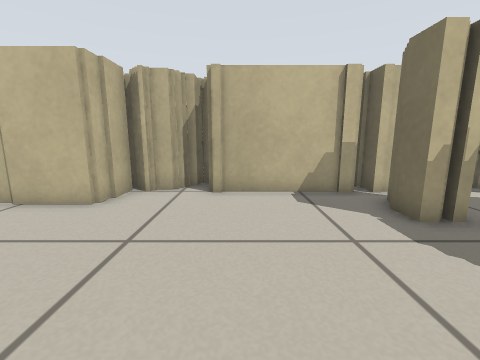
View 1 (above)

24 first-person views from a walk through a Stage world. The camera is 0.45 m above the floor, tilts 10° down and sees 90° across. The lines on the ground mark 1 m squares. The floor is counted in squares, 0.25 m on a side. Each view is taken from the middle of a square. On the plan, view 1 faces up. The plan holds only what a view shows up to about 14 squares ahead; the rest is blank. The place goes on beyond the plan. Robots are left out.

View 2
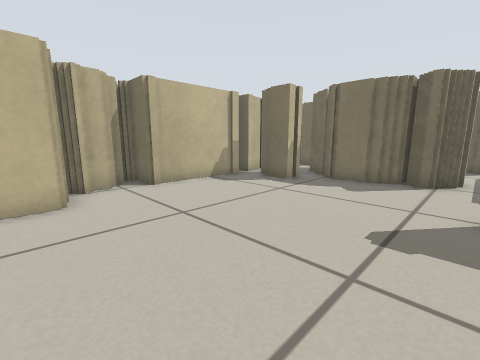

View 3
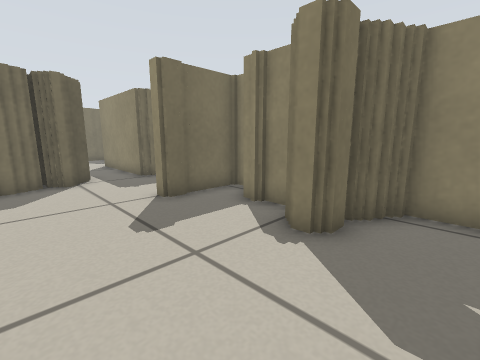

View 4
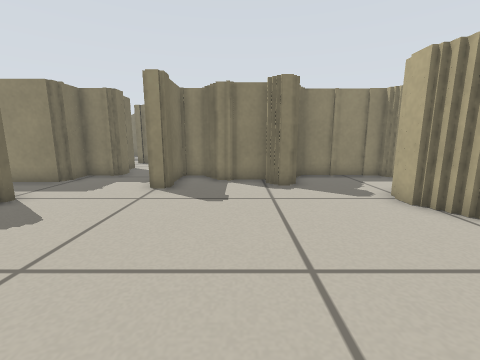

View 5
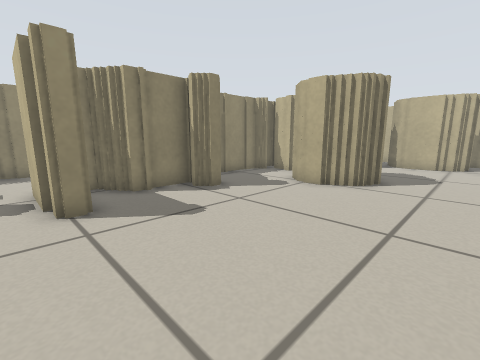

View 6
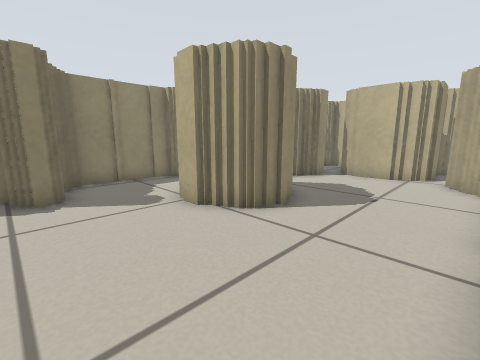

View 7
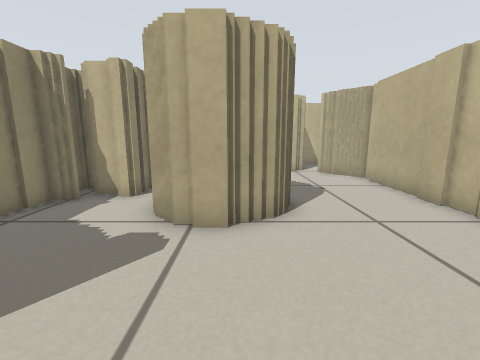

View 8
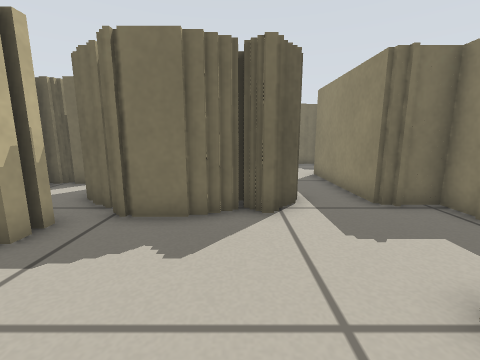

View 9
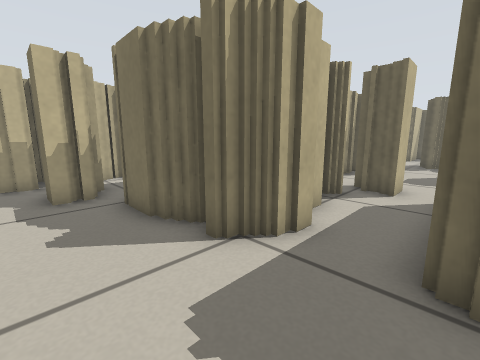

View 10
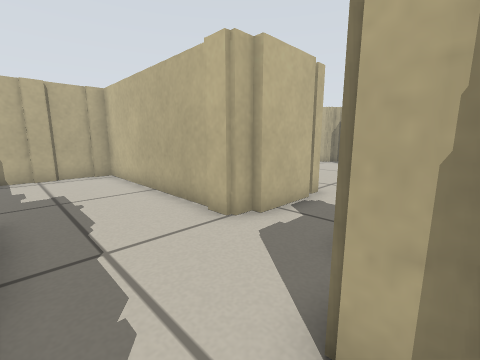

View 11
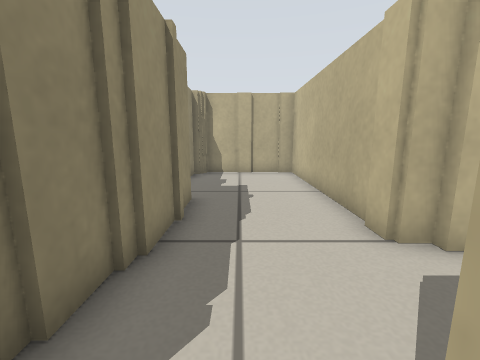

View 12
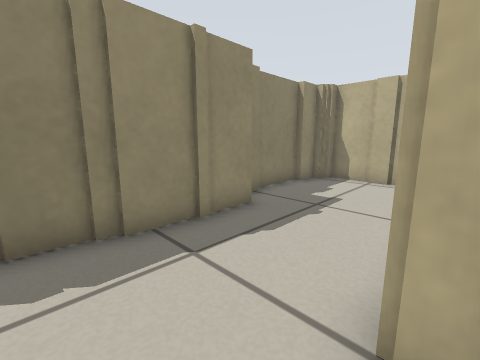

View 13
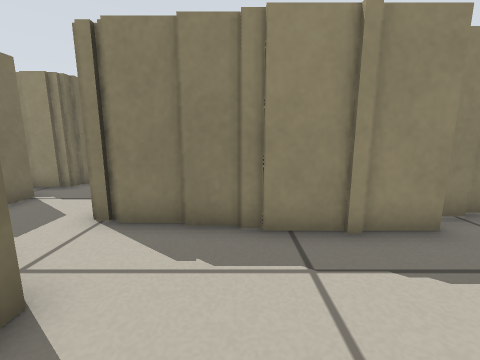

View 14
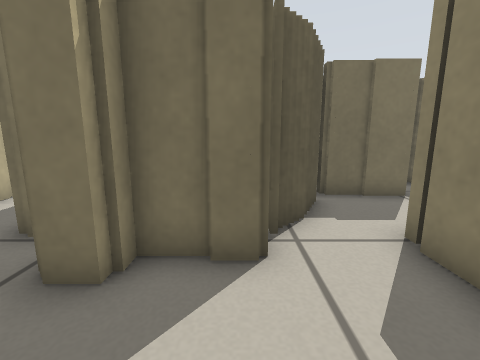

View 15
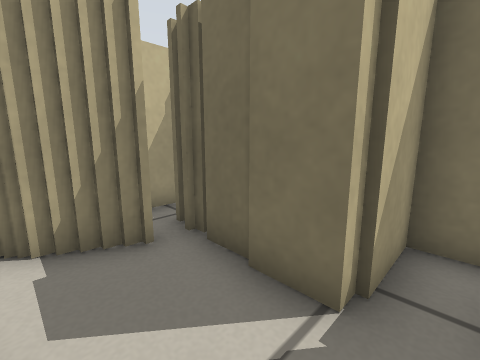

View 16
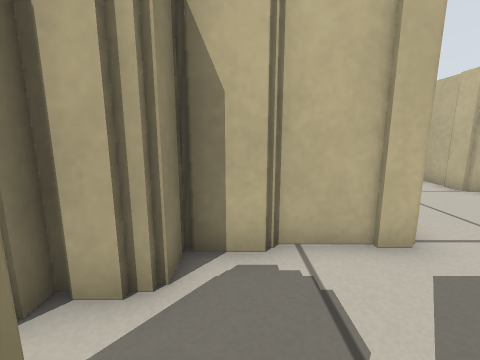

View 17
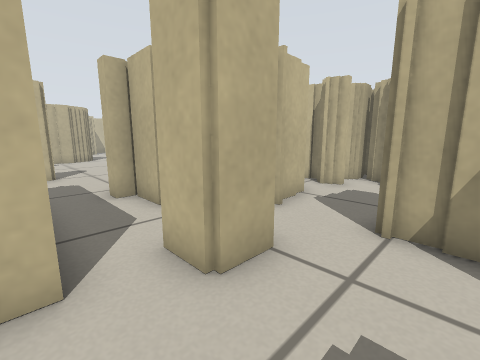

View 18
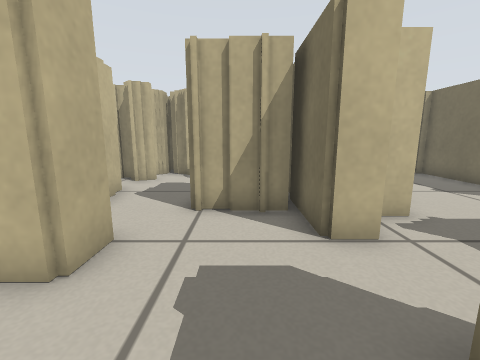

View 19
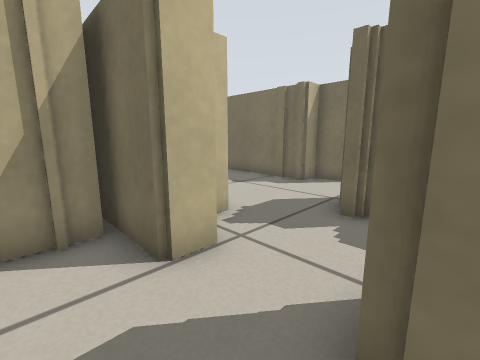

View 20
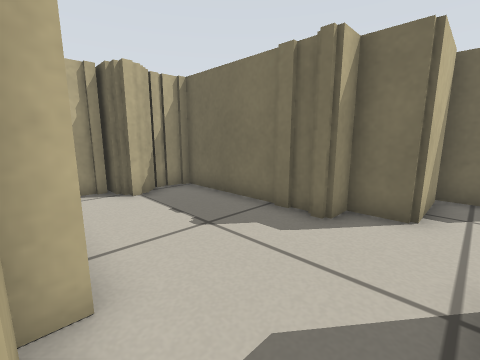

View 21
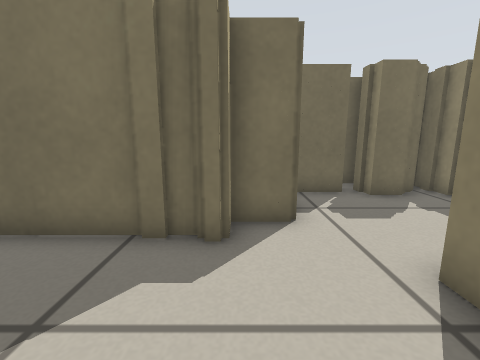

View 22
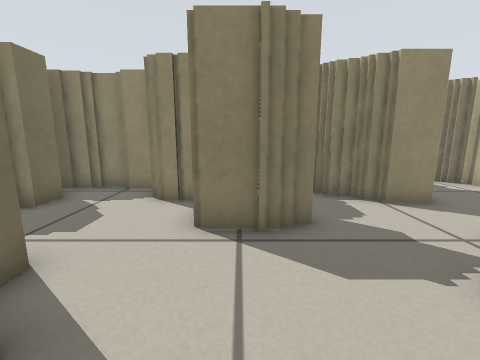

View 23
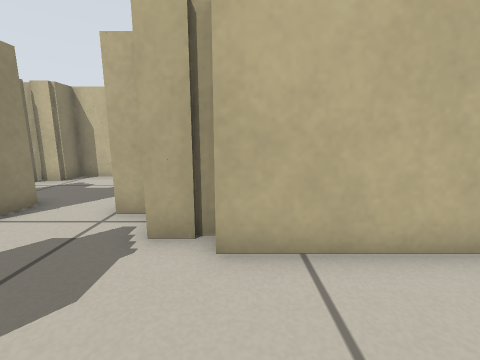

View 24
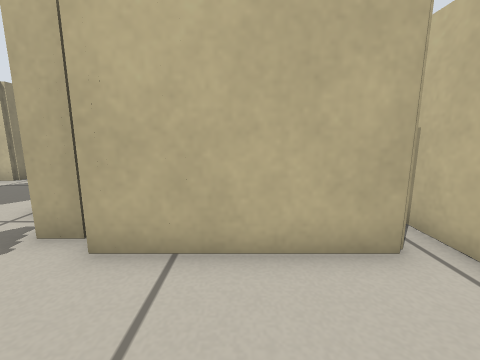

### Floor plan
Key: @ floor where view 1 was taken; # wall or solid block; x gap in a wall; . floor.
Columns run from 14 left of view 1 to 28 right of it. Each row starts with its distance up from view 1.
  9           ####    ######  #     #####
  8           ##.########  #####     #..###
  7   ####  ###........x...###..     #....#
  6  ##   #####.......##.#  ##..     #....#
  5 ##................####   ...     #....#
  4 #..................##    #..   ###....#
  3 #..................##    #..   ###....#
  2 #.....###..........##    #..######....##
  1 #....   #...........##  ##.... ###.....####
  0 ###.    #.....@.....########..............#
 -1        ##................###.......###....#
 -2     ##.....##...#..................  #...##
 -3     ###....####.#...#######... ###.  ###.##
 -4     #####.#######..##     ##..   ##    # #
 -5      ############..##     ##..         ###
 -6        # ..........##     ###
 -7        #...........###
 -8        #.............##
 -9        #.....####.....##
-10        ###..#########..###
-11          ####       #..###
-12                     #..####
-13                     #.....#
-14                     ##.####
-15                      ###

Where each view was taken, in squares from view 1:
view 1: 0 up, 0 right, facing up
view 2: 1 down, 5 left, facing up-right
view 3: 2 up, 5 left, facing down-right
view 4: 7 up, 1 left, facing down
view 5: 5 up, 3 right, facing down-left
view 6: 6 up, 2 left, facing down-left
view 7: 1 up, 1 left, facing left
view 8: 1 up, 0 right, facing right
view 9: 3 down, 3 right, facing up-right
view 10: 9 down, 6 right, facing up-left
view 11: 8 down, 6 right, facing left
view 12: 5 down, 4 right, facing down-left
view 13: 5 down, 3 right, facing down
view 14: 7 down, 2 right, facing right
view 15: 13 down, 7 right, facing up-right
view 16: 13 down, 10 right, facing left
view 17: 3 down, 15 right, facing up-left
view 18: 4 down, 15 right, facing up
view 19: 3 down, 15 right, facing up-right
view 20: 0 up, 19 right, facing up-right
view 21: 2 up, 20 right, facing right
view 22: 4 up, 22 right, facing down
view 23: 3 up, 23 right, facing left
view 24: 5 up, 23 right, facing left
